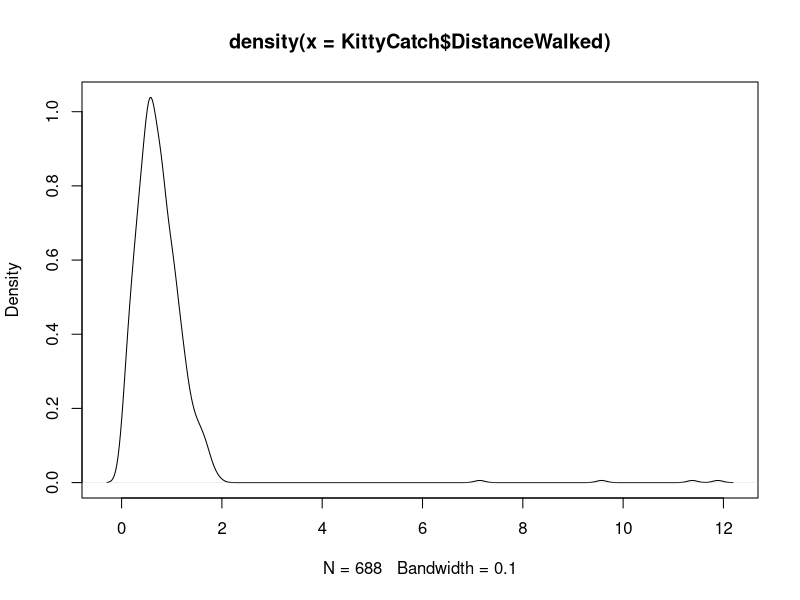
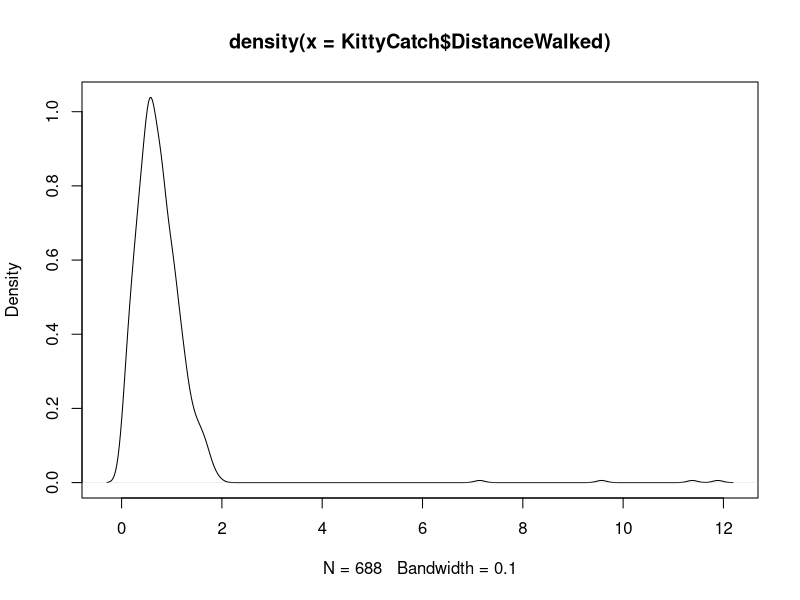
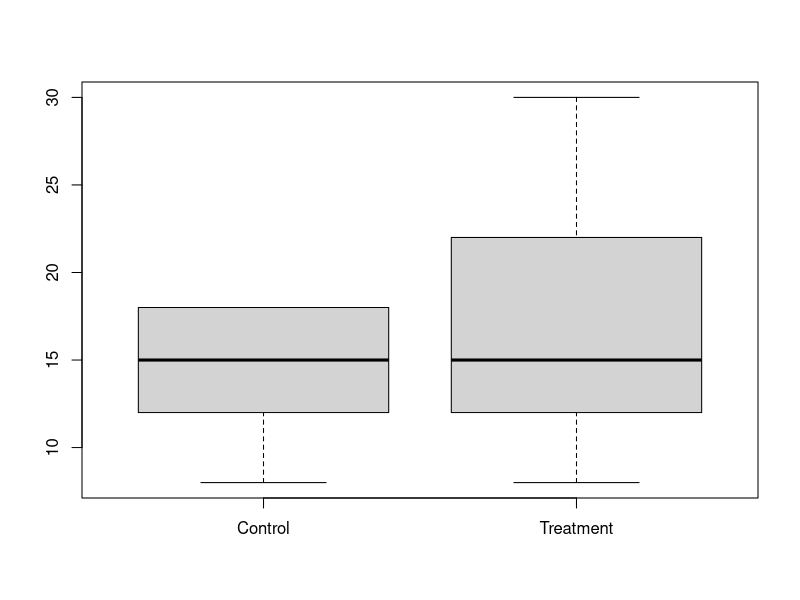

The R source for these figures, in order: (Note: this script raises an error after producing the figures.)
## ---- chunk 1
set.seed(1)
#Create rnorm function that allows for random distribution with min and max
  rtnorm <- function(n, mean, sd, min = -Inf, max = Inf){
    qnorm(runif(n, pnorm(min, mean, sd), pnorm(max, mean, sd)), mean, sd)
  }
#Create rounding function that allows to round to numbers above 1
  mround <- function(x,base){ 
    base*round(x/base) 
  } 

n=688
#Create dataframe
  KittyCatch<-as.data.frame(matrix(nrow=n,ncol=4))
  names(KittyCatch)<-c("DistanceWalked","Age","TotalHoursPlayed","Treatment")
#Assign Treatment randomly
  KittyCatch$Treatment<-rbinom(n,1,.35)
#Assign Values to variables
 #DistanceWalked
  #Create Variable
    KittyCatch$DistanceWalked<-round(rtnorm(n=n, mean=.62, sd=.3, min = 0, max = 1.3),2)
  #Assign 4 Outliers to DistanceWalked among control
    KittyCatch$DistanceWalked[KittyCatch$Treatment==0][sample(sum(KittyCatch$Treatment==0),4)]<-round(rtnorm(n=4, mean=7.00, sd=.6, min = 5, max = 9),2)
  #Age
    #Create Variable
      KittyCatch$Age<-round(rtnorm(n=n, mean=14, sd=4, min = 10, max = 40))
    #Assign age to be correlated with DistanceWalked
      KittyCatch$Age<-round(KittyCatch$Age+(ifelse(KittyCatch$DistanceWalked>median(KittyCatch$DistanceWalked),2,-2)))
    #Assign age to be correlated with treatment above age 18
      KittyCatch$Age<-round(KittyCatch$Age+(ifelse(KittyCatch$Age>17 & KittyCatch$Treatment==1,4,0)))
    #Top code in control group
      KittyCatch$Age[KittyCatch$Treatment==0]<-ifelse(KittyCatch$Age[KittyCatch$Treatment==0]>18,18,KittyCatch$Age[KittyCatch$Treatment==0])
  #TotalHoursPlayed
    #Create Variable
      KittyCatch$TotalHoursPlayed<-round(rtnorm(n=n, mean=30, sd=10, min = 1, max = 50))
    #Make it correlated with distance walked
      KittyCatch$TotalHoursPlayed<-round(.8*KittyCatch$TotalHoursPlayed + .2*KittyCatch$TotalHoursPlayed*KittyCatch$DistanceWalked)
    #Randomly assign missing values, make the proportion larger in the treatment; and make the likelihood for NA correlate with larger values
      KittyCatch$TotalHoursPlayed[KittyCatch$Treatment==0]<-ifelse(rbinom(sum(KittyCatch$Treatment==0),1,(.05+.05*KittyCatch$TotalHoursPlayed[KittyCatch$Treatment==0]/mean(KittyCatch$TotalHoursPlayed))),NA,KittyCatch$TotalHoursPlayed[KittyCatch$Treatment==0])
      KittyCatch$TotalHoursPlayed[KittyCatch$Treatment==1]<-ifelse(rbinom(sum(KittyCatch$Treatment==1),1,(.25+.05*KittyCatch$TotalHoursPlayed[KittyCatch$Treatment==1]/mean(KittyCatch$TotalHoursPlayed,na.rm = T))),NA,KittyCatch$TotalHoursPlayed[KittyCatch$Treatment==1])
  #Make distance walked negatively correlated with treatment prior to balance, and positvely correlated with treatment after balance
      removed<-ifelse(KittyCatch$Age>17 | is.na(KittyCatch$TotalHoursPlayed),1,0)
      KittyCatch$DistanceWalked<-round(ifelse(removed==1 & KittyCatch$Treatment==0,1.5*KittyCatch$DistanceWalked,ifelse(removed==0 & KittyCatch$Treatment==1,1.3*KittyCatch$DistanceWalked,KittyCatch$DistanceWalked)),2)

## ---- chunk 2
#Let's first take a naive estimate of the average treatment effect, before testing or correcting for imbalance in the dataset
  t.test(KittyCatch$DistanceWalked[KittyCatch$Treatment==1],KittyCatch$DistanceWalked[KittyCatch$Treatment==0])
  mean(KittyCatch$DistanceWalked[KittyCatch$Treatment==1])- mean(KittyCatch$DistanceWalked[KittyCatch$Treatment==0])
#It seems that there is substantial negative treatment effect; respondents walked less in the treatment than in the control. But is this finding reliable?

#Let's run the structure function to get a sense of the dataset. DistanceWalked is our outcome of interest, and Treatment is the key independent variable that we care about. TotalHoursPlayed refers to how many hours the user has put into KittyCatch in total.
  str(KittyCatch)
#Now let's examine our outcome of interest, DistanceWalked
  summary(KittyCatch$DistanceWalked)
#Notice that the maximum value is much larger than the mean, median, and 3rd quartile of the dataset. This outlier might bias our t.test results by violating its assumption that the data is normally distributed. See density plot below to observe the long right tail in the distribution of DistanceWalked.
  plot(density(KittyCatch$DistanceWalked))
#Since the dataset is relatively small, let's use the `head` and `order` commands to examine the highest DistanceWalked observations in the dataset
  head(KittyCatch[order(KittyCatch$DistanceWalked,decreasing=T),]) #This syntax shows us 6 observations, sorted by the largest value for DistanceWalked
#Notice that the four largest values for DistanceWalked are more than three times as large as the 5th largest value for DistanceWalked. These are clearly outliers. However, we should also note that all of these values are in the control group, so removing them from our dataset, as we had done with previous outliers, might also bias our estimates by lowering the mean values for the treatment group. Instead, let's top code these values so that they are still the largest values in the dataset, but so that they are not outliers and do not violate our assumptions of normality. Top coding can be arbitrary (and there are better methods for handling outliers), but for this assignment, let's just assign all DistanceWalked observations above a value of 2 to 2

#---- Question 1: Top code DistanceWalked to 2 ----#
   KittyCatch$DistanceWalked<- 
#----------------------------------------------------#
    
#If you completed question 1 correctly, the distribution of DistanceWalked should look much more normal
  plot(density(KittyCatch$DistanceWalked))
#We'll also want to make sure that our control groups and treatment groups are balanced. Let's compare the age of the control group and treatment group with boxplots
  boxplot(KittyCatch$Age[KittyCatch$Treatment==0],KittyCatch$Age[KittyCatch$Treatment==1],names=c("Control","Treatment"))
#Notice that the medians and interquartile ranges are very similar between the treatment and control groups, but that the largest values in the treatment group rest much higher than in the control group. It turns out that this did not happen by chance; by default, KittyCatch only requires respondents to enter their ages if they state that they are younger than 18; however, for the experiment, all respondents in the treatment group were required to enter their ages. It could be problematic if the ages among the treatment group are different than those in the control group, especially if Age is correlated with DistanceWalked, which, as demonstrated below, it is.
  cor(KittyCatch$Age,KittyCatch$DistanceWalked)
#This also seems to cause the treatment and control groups to be imbalanced with regard to age.
  t.test(KittyCatch$Age[KittyCatch$Treatment==0],KittyCatch$Age[KittyCatch$Treatment==1])
#There are two options to deal with this problem. One option is to ignore it, as we know that age was top coded in the control group, and may entirely be the cause of the imbalance between the treatment and control group. However, what if people who opted into the treatment group tended to be older on average? This could bias our results. A simple way to deal with this problem is to subset the data to only use observations we can be sure are similarly aged. Since we can only be sure of the age of respondents in the treatment group for those younger than 18, let's subset the dataset to only include respondents who are 17 or younger.
  
#---- Question 2: Subset KittyCatch to respondents who are 17 or younger ----#
  KittyCatch<-
#----------------------------------------------------------------------------#

#If you completed question 2 correctly, Age among the treatment and control groups should now be balanced
  t.test(KittyCatch$Age[KittyCatch$Treatment==0],KittyCatch$Age[KittyCatch$Treatment==1])
#Now, let's look for balance in the last variable we know about the treatment and control groups, TotalHoursPlayed.
  summary(KittyCatch$TotalHoursPlayed)
#Notice that 127 values are labeled "NA". These cases are missing information, in large part because KittyCatch allows users to opt out of recording how many hours they play. However, as shown below, TotalHours played appears to be correlated with DistanceWalked.
  cor(KittyCatch$TotalHoursPlayed,KittyCatch$DistanceWalked,use="complete")
#Moreover, NA values for TotalHoursPlayed appears at higher rates for respondents in the treatment group than in the control group
  mean(is.na(KittyCatch$TotalHoursPlayed[KittyCatch$Treatment==1]))
  mean(is.na(KittyCatch$TotalHoursPlayed[KittyCatch$Treatment==0]))
#While total hours played appears balanced among the treatment and control groups for those whose information is available (see t.test below), the fact that its missingness is correlated with DistanceWalked and patterned among the treatment and control groups is cause for concern. Specifically, this could suggest that respondents in the treatment group play more KittyCatch than those in the control group, and are likely to walk further with KittyCatch due to this. A simple solution to this problem then, is listwise deletion; that is, removing respondents from our sample who did not report their total hours played.
  t.test(KittyCatch$TotalHoursPlayed[KittyCatch$Treatment==1],KittyCatch$TotalHoursPlayed[KittyCatch$Treatment==0])

#---- Question 3: Subset KittyCatch to respondents who reported their total hours played ----#
  KittyCatch<-
#--------------------------------------------------------------------------------------------#

#Now that we have balanced our data on all known dimensions, let's return the average treatment effect, and test whether it is significant

#---- Question 4: Determine the average treatment effect (mean of treatment - mean of control) ----#
  Solution4<-
#--------------------------------------------------------------------------------------------------#

#---- Question 5: Determine the significance of the average treatment effect (via a t.test) -------#
  Solution5<-t.test()$p.value
#--------------------------------------------------------------------------------------------------#
  
## ---- chunk 3
  KittyCatch$DistanceWalked<-ifelse(KittyCatch$DistanceWalked>2,2,KittyCatch$DistanceWalked)
  KittyCatch<-KittyCatch[KittyCatch$Age<=17,]
  KittyCatch<-KittyCatch[!is.na(KittyCatch$TotalHoursPlayed),]
  Solution4<-mean(KittyCatch$DistanceWalked[KittyCatch$Treatment==1])-mean(KittyCatch$DistanceWalked[KittyCatch$Treatment==0])
  Solution5<-t.test(KittyCatch$DistanceWalked[KittyCatch$Treatment==1],KittyCatch$DistanceWalked[KittyCatch$Treatment==0])$p.value
## ---- chunk 4
test_object("Solution4")
test_object("Solution5")
success_msg("Good work! Our naive estimate of the average treatment effect was opposite of our estimate after we tried to balance the data. However, we had to ignore a large fraction of our observations to get to that conclusion. This is the difficulty of computing conditional average treatment effects with t.tests. However, this problem can be sidestepped with regression models. Our next module teaches how to use regression models in detail.")
